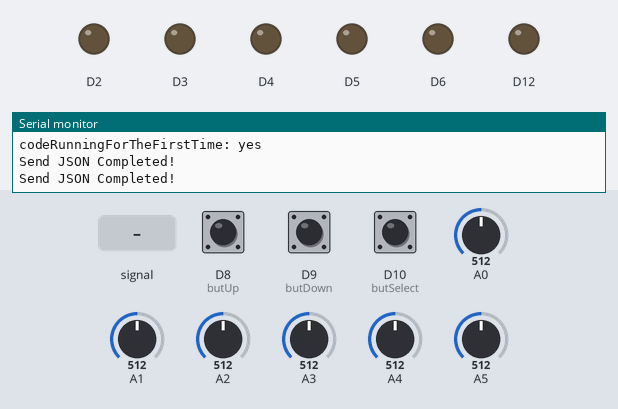
The sketch below on a simulated Arduino MKR. Parts: output pins drawn as LEDs (lit = HIGH), the last lines printed to the serial monitor. The test bench sets the inputs (shaded band); at power-on: A1 = 512, D8 (butUp) LOW, D9 (butDown) LOW, D10 (butSelect) LOW, A0 = 512, A2 = 512, A3 = 512, A4 = 512, A5 = 512.

Above: at 1.2 s.
1.3 s: A0 fed a 200 Hz sine of ±460 counts around its level
At 2.9 s:
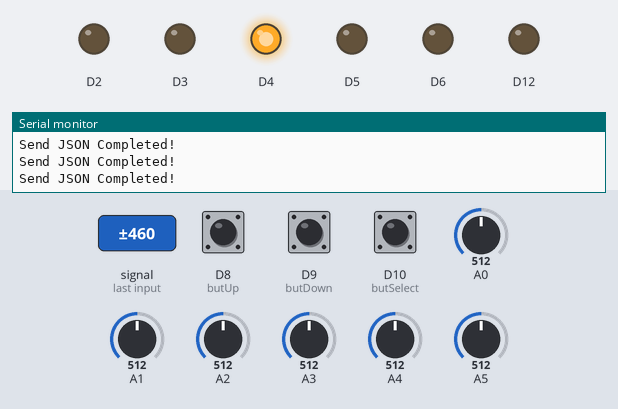
3.3 s: A1 set to 710
At 5.5 s:
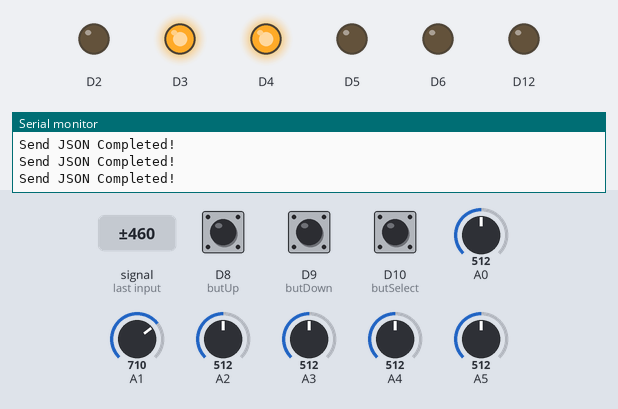
Timing chart, 0 to 7.0 s (numbered marks = the images above; inputs shaded):
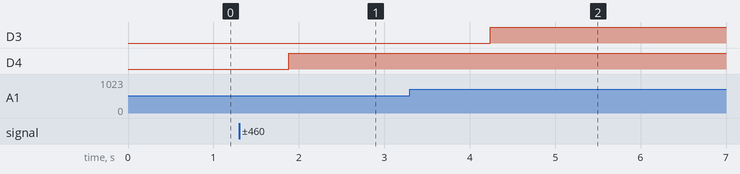

Measured:
- after the input at 1.3 s, D4: LOW → HIGH after 0.58 s
- after the input at 3.3 s, D3: LOW → HIGH after 0.94 s

The sketch:

CodeArduinoDue.ino
```cpp
#include <ArduinoJson.h>
#include <DueFlashStorage.h>
#define butUp 8
#define butDown 9
#define butSelect 10
DueFlashStorage dueFlashStorage;
float tc;
float td;
float Tn = 0;
float T1 = 0, T5 = 0;
float irms1, irms2, irms3, irms4, irms5;
//int Idm1, Idm2, Idm3, Idm4, Idm5;
uint8_t Idm_array[5];
uint8_t Idm_array_last[5] = {0, 0, 0, 0, 0};
unsigned long updateTime = 0;
int count = 0;
double C1, C2, C3, C4, C5 = 0;
uint32_t t = 0;
float M;
float tI = 0;
float dem ;
float dem1 ;
int last_count = 0;
float adcValue1, adcValue2, adcValue3, adcValue4, adcValue5;
float acValueSum1 , acValueSum2 , acValueSum3, acValueSum4 , acValueSum5 ;
unsigned long time1;
struct IdmConfig
{
  uint8_t Idm1;
  uint8_t Idm2;
  uint8_t Idm3;
  uint8_t Idm4;
  uint8_t Idm5;
};
IdmConfig idmconfig;
int readEEPROM()
{
  byte* idm_read = dueFlashStorage.readAddress(4);
  IdmConfig Idmconfig_read;
  memcpy(&Idmconfig_read, idm_read, sizeof(IdmConfig));
  idmconfig.Idm1 = Idmconfig_read.Idm1;
  idmconfig.Idm2 = Idmconfig_read.Idm2;
  idmconfig.Idm3 = Idmconfig_read.Idm3;
  idmconfig.Idm4 = Idmconfig_read.Idm4;
  idmconfig.Idm5 = Idmconfig_read.Idm5;
}
void updateEEPROM()
{
  Idm_array[0] = idmconfig.Idm1;
  Idm_array[1] = idmconfig.Idm2;
  Idm_array[2] = idmconfig.Idm3;
  Idm_array[3] = idmconfig.Idm4;
  Idm_array[4] = idmconfig.Idm5;
  for (int i = 0; i < 5; i++)
  {
    if (Idm_array[i] == Idm_array_last[i])
    {
    }
    else
    {
      if (millis() - updateTime >= 30000)
      {
        updateTime = millis();
        byte idm_update[sizeof(IdmConfig)];
        memcpy(idm_update, &idmconfig, sizeof(IdmConfig));
        dueFlashStorage.write(4, idm_update, sizeof(IdmConfig));
        Idm_array_last[0] = idmconfig.Idm1;
        Idm_array_last[1] = idmconfig.Idm2;
        Idm_array_last[2] = idmconfig.Idm3;
        Idm_array_last[3] = idmconfig.Idm4;
        Idm_array_last[4] = idmconfig.Idm5;
      }
    }
  }
}
void interrupt() {
  dem = millis();
  Serial.println(dem);
}
void sendJSON()
{
  StaticJsonDocument<500> doc;
  doc["count"] = count;
  JsonArray data = doc.createNestedArray("data");
  data.add(idmconfig.Idm1);
  data.add(idmconfig.Idm2);
  data.add(idmconfig.Idm3);
  data.add(idmconfig.Idm4);
  data.add(idmconfig.Idm5);
  serializeJson(doc, Serial3);
  Serial3.println();
  Serial.println("Send JSON Completed!");
}
void FlashCheck()
{
  uint8_t codeRunningForTheFirstTime = dueFlashStorage.read(0);
  Serial.print("codeRunningForTheFirstTime: ");
  if (codeRunningForTheFirstTime == 255) {
    Serial.println("yes");
    idmconfig.Idm1 = 10;
    idmconfig.Idm2 = 10;
    idmconfig.Idm3 = 10;
    idmconfig.Idm4 = 10;
    idmconfig.Idm5 = 10;
    byte idm_stat[sizeof(IdmConfig)];
    memcpy(idm_stat, &idmconfig, sizeof(IdmConfig));
    dueFlashStorage.write(4, idm_stat, sizeof(IdmConfig));
    dueFlashStorage.write(0, 0);
  }
  else
  {
    Serial.println("no");
  }
}
void setup() {
  // put your setup code here, to run once:
  Serial.begin(9600);
  Serial3.begin(9600);
  FlashCheck();
  readEEPROM();
  pinMode(A0, INPUT);
  pinMode(A1, INPUT);
  pinMode(A2, INPUT);
  pinMode(A3, INPUT);
  pinMode(A4, INPUT);
  pinMode(A5, INPUT);
  pinMode(2, OUTPUT);
  pinMode(3, OUTPUT);
  pinMode(4, OUTPUT);
  pinMode(5, OUTPUT);
  pinMode(6, OUTPUT);
  pinMode(12, OUTPUT);
  dem = 0;
  dem1 = 0;
  td = 0;
  digitalWrite(2, LOW);
  digitalWrite(3, LOW);
  digitalWrite(4, LOW);
  digitalWrite(5, LOW);
  digitalWrite(6, LOW);
  digitalWrite(12, LOW);
  tc = 0;
  pinMode(butUp, INPUT);
  pinMode(butDown, INPUT);
  pinMode(butSelect, INPUT);
  attachInterrupt(butSelect, Select, RISING);
  attachInterrupt(butUp, IdmUp, RISING);
  attachInterrupt(butDown, IdmDown, RISING);
}
float getIrms()
{
  acValueSum1 = 0; acValueSum2 = 0; acValueSum3 = 0; acValueSum4 = 0; acValueSum5 = 0;
  for (int i = 0 ; i < 700; i++)
  {
    float f =  analogRead(A5) ;
    adcValue1 =   float( analogRead(A2) - f) * 0.32258064516;//(((float( a - f) / 1023) * 3.3) / 10) * 1000;
    acValueSum1 =  acValueSum1 + adcValue1 * adcValue1;

    adcValue2 =  float( analogRead(A3) - f) * 0.32258064516;//(((float(b - f) / 1023) * 3.3) / 10) * 1000;
    acValueSum2 =  acValueSum2 + adcValue2 * adcValue2;

    adcValue3 = float( analogRead(A0) - f) * 0.32258064516;//(((float(c - f) / 1023) * 3.3) / 10) * 1000;
    acValueSum3 =  acValueSum3 + adcValue3 * adcValue3;

    adcValue4 = float( analogRead(A1) - f) * 0.32258064516;//(((float(d - f) / 1023) * 3.3) / 10) * 1000;
    acValueSum4 =  acValueSum4 + adcValue4 * adcValue4;

    adcValue5 =  float( analogRead(A4) - f) * 0.32258064516;//(((float(e - f) / 1023) * 3.3) / 10) * 1000;
    acValueSum5 =  acValueSum5 + adcValue5 * adcValue5;
  }
  irms1 = sqrt(acValueSum1 / 700);
  irms2 = sqrt(acValueSum2 / 700);
  irms3 = sqrt(acValueSum3 / 700);
  irms4 = sqrt(acValueSum4 / 700);
  irms5 = sqrt(acValueSum5 / 700);

  if (irms1 < 0.5) {
    irms1 = 0;
  }
  if (irms2 < 0.5) {
    irms2 = 0;
  }
  if (irms3 < 0.5) {
    irms3 = 0;
  }
  if (irms4 < 0.5) {
    irms4 = 0;
  }
  if (irms5 < 0.5) {
    irms5 = 0;
  }
//  Serial.println(String("dòng điện định mức 1 irms1 = ") + irms1);
//  Serial.println(String("dòng điện định mức 2 irms1 = ") + irms2);
//  Serial.println(String("dòng điện định mức 3 irms1 = ") + irms3);
//  Serial.println(String("dòng điện định mức 4 irms1 = ") + irms4);
//  Serial.println(String("dòng điện định mức 5 irms1 = ") + irms5);

  //td = millis();
  //Serial.println(td);
  return irms1, irms2, irms3, irms4, irms5;
}
float gettI(float I, float Ip)
{
  M = I / Ip;
  if (M > 1 )
  {
    tI = (28.2 / (M * M - 1)) + 0.1217;
  }
  if (M < 1 )
  {
    tI = 29.1 / (M * M - 1);
  }
  return tI;
}
void Select()
{
  if (digitalRead(butSelect) == 1)
  {
    count = count + 1;
    if (count > 5)
    {
      count = 1;
    }
    else
    {
      count = count;
    }
  }
  while (!digitalRead(butSelect));
  switch (count)
  {
    case 1:  Serial.println("Chọn dòng điện định mức Relay 1"); break;
    case 2:  Serial.println("Chọn dòng điện định mức Relay 2"); break;
    case 3:  Serial.println("Chọn dòng điện định mức Relay 3"); break;
    case 4:  Serial.println("Chọn dòng điện định mức Relay 4"); break;
    case 5:  Serial.println("Chọn dòng điện định mức Relay 5"); break;
  }
}
void IdmUp()
{
  if (digitalRead(butUp) == 1)
  {
    switch (count)
    {
      case 1: idmconfig.Idm1 = idmconfig.Idm1 + 1; break;
      case 2: idmconfig.Idm2 = idmconfig.Idm2 + 1; break;
      case 3: idmconfig.Idm3 = idmconfig.Idm3 + 1; break;
      case 4: idmconfig.Idm4 = idmconfig.Idm4 + 1; break;
      case 5: idmconfig.Idm5 = idmconfig.Idm5 + 1; break;
    }
  }
  while (digitalRead(butUp) == 1);
}
void IdmDown()
{
  if (digitalRead(butDown) == 1)
  {
    switch (count)
    {
      case 1: idmconfig.Idm1 = idmconfig.Idm1 - 1; break;
      case 2: idmconfig.Idm2 = idmconfig.Idm2 - 1; break;
      case 3: idmconfig.Idm3 = idmconfig.Idm3 - 1; break;
      case 4: idmconfig.Idm4 = idmconfig.Idm4 - 1; break;
      case 5: idmconfig.Idm5 = idmconfig.Idm5 - 1; break;
    }
  }
  while (digitalRead(butDown) == 1);
}
void loop() {
  updateEEPROM();
  t = millis();
  getIrms();

  if (( irms1 > idmconfig.Idm1))
  {
  digitalWrite(12,HIGH);
  }
  C1 = C1 + (tc / gettI(irms1, idmconfig.Idm1));
  if (C1 >= 1) {
    digitalWrite(6, HIGH);
    Tn=0;
  }
  if (C1 < 0) {
      C1 = 0;
      digitalWrite(6, LOW);
      //T1=millis()-Tn;
      //Serial.println(String("T1:")+T1);
      Tn=0;
    }

  if ((irms2 > idmconfig.Idm2))
  {
    //digitalWrite(12,HIGH);
    C2 = C2 + (tc / gettI(irms2, idmconfig.Idm2));
    if (C2 >= 1)
    {
      digitalWrite(5, HIGH);
    }
    else {
      if (C2 < 0) {
        C2 = 0;
        digitalWrite(5, LOW);
      }
    }
  }
  if (irms3 > idmconfig.Idm3)
  {
    C3 = C3 + (tc / gettI(irms3, idmconfig.Idm3));
    if (C3 >= 1) {
      digitalWrite(4, HIGH);
    }
    else {
      if (C3 < 0) {
        C3 = 0;
        digitalWrite(4, LOW);
      }
    }
  }
  if (irms4 > idmconfig.Idm4)
  {
    C4 = C4 + (tc / gettI(irms4, idmconfig.Idm4));
    if (C4 >= 1) {
      digitalWrite(3, HIGH);
     // dem1 = millis();
    }
    else {
      if (C4 < 0) {
        C4 = 0;
        digitalWrite(3, LOW);
      }
    }
  }
  if (irms5 > idmconfig.Idm5)
  {
    C5 = C5 + (tc / gettI(irms5, idmconfig.Idm5));
    if (C5 >= 1) {
      digitalWrite(2, HIGH);
    }
    else {
      if (C5 < 0) {
        C5 = 0;
        digitalWrite(2, LOW);
      }
    }
  }
//  Serial.println(String("C1:")+C1);
//  Serial.println(String("C2:")+C2);
//  Serial.println(String("C3:")+C3);
//  Serial.println(String("C4:")+C4);
//  Serial.println(String("C5:")+C5);
   tc = (millis() - t) / 1000.0;
  if (millis() - time1 >= 300)
  {
    sendJSON();
    time1 = millis();
   // Serial.println(String(idmconfig.Idm1) + "--" + String(idmconfig.Idm2) + "--" + String(idmconfig.Idm3) + "--" + String(idmconfig.Idm4) + "--" + String(idmconfig.Idm5));
  }
}
```
